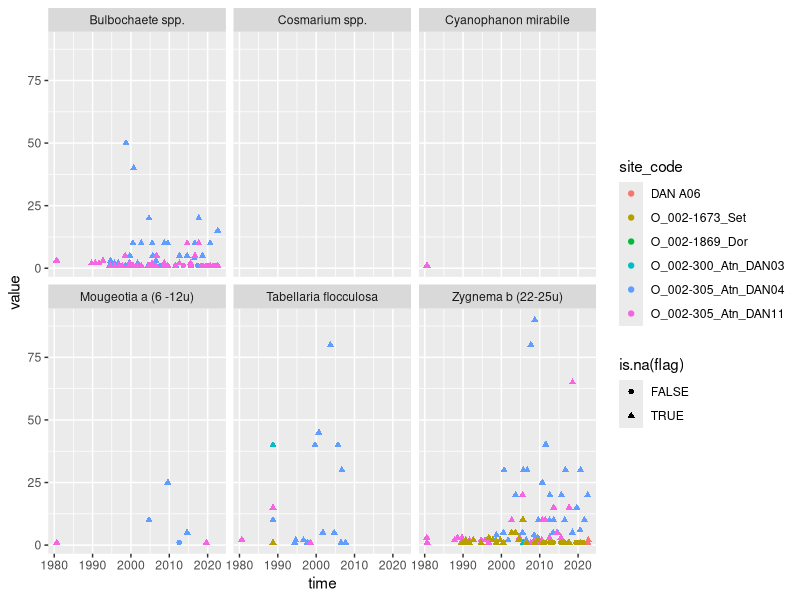

R code for this plot:
## ---- chunk 1
#| results: hide
#| message: false
#| warning: false

library(readxl)
library(dplyr)    # or use library(tidyverse)
library(tidyr)    # or use library(tidyverse)
library(lubridate)

library(ggplot2)

## ---- chunk 2
#| message: false
#| results: hold

dat_orig <- read_excel("Input_data/601_TaxonList_phytobenthos_AM_16.3.2023.xlsx", 
                       col_types = "text", col_names = FALSE) %>%
  as.data.frame()

dat_header <- dat_orig[1:4, -(1:3)]   # will be used for 'metadata' for stations  
dat_data <- dat_orig[-(1:4),]

# Column name: set to site + date, with 3 underscores between  
names(dat_data) <- c(dat_orig[4,1:3], paste0(dat_header[2,], "___", dat_header[4,]))

# Make data
dat <- dat_data %>%
  # Rearrange data to 'long/tall' (keep MethodName, TaxonCode, TaxonName as the first columns)
  pivot_longer(
    -c(MethodName, TaxonCode, TaxonName), 
    names_to = c("site_code", "time_string"), 
    values_to = "value_string", names_sep = "___") %>%    # pplits the 
  # Remove rows with no values in 'value'
  filter(!is.na(value_string)) %>%
  mutate(
    time = dmy_hms(time_string),
    # Get numerical values + less-than flag using sub and grepl 
    #   'fixed = TRUE' means that search string (eg., '<') is to be taken literally
    value_temporary = sub("<", "", value_string, fixed = TRUE),
    # Replace decimal comma by decimal point to get values
    value = sub(",", ".", value_temporary, fixed = TRUE) %>% as.numeric(),
    # Flag for < 
    flag = ifelse(grepl("<", value_string, fixed = TRUE), "<", as.character(NA))
    ) %>%
  select(-value_temporary)

# Get metadata for stations (names + project)
dat_meta <- t(dat_header[1:3,]) %>% as.data.frame() 
names(dat_meta) <- c("project", "site_code", "site_name") 
dat_meta <- dat_meta %>%
  distinct(site_code, site_name, project)

# Check that there are one project / name per site_code
check <- dat_meta %>% add_count(site_code) %>% filter(n > 1)

# Add metadata for stations  
if (nrow(check)>0){
  stop("Some site_code have several names or several projects")
} else {
  dat <- dat %>%
    left_join(dat_meta, by = "site_code")
}

## ---- chunk 3

# Most common taxa and sites
selected_taxa <- table(dat$TaxonName) %>% sort(decreasing = TRUE) %>% names() %>% head(6)
selected_sites <- table(dat$site_code) %>% sort(decreasing = TRUE) %>% names() %>% head(6)

ggplot(dat %>% filter(TaxonName %in% selected_taxa & site_code %in% selected_sites),
       aes(time, value, color = site_code, shape = is.na(flag))) +
  geom_point() +
  facet_wrap(vars(TaxonName))


